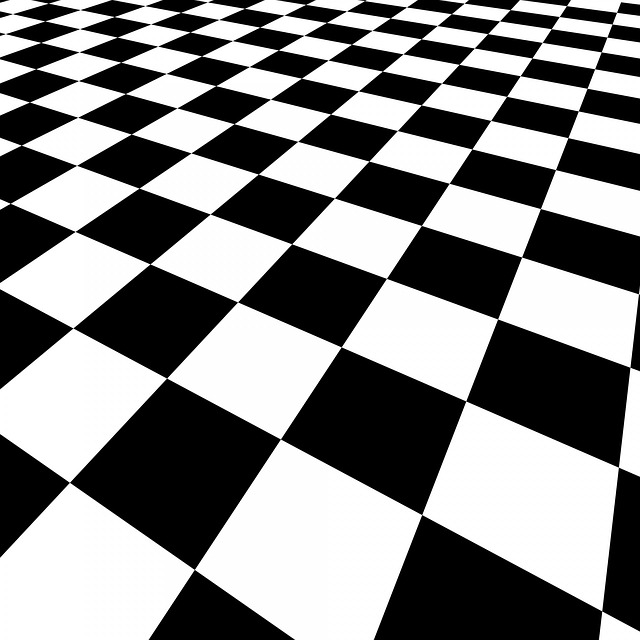
%> input picture Processamento Digital de Imagens/Exemplos_Professor/Exemplo_Segmentacao_5.jpg, 640 x 640 px
$ octave Exemplo_Segmentacao_5.m   (GNU Octave 9; MATLAB toolbox functions it lacks are replaced by stand-ins)
%> lines starting %> are read from the running program, lines starting %| are printed output that depends on the picture; in (x1, y1, x2, y2) boxes, pixels count from 0 and x2, y2 are one past the last pixel; in counts of white or black regions, pixels touching at a corner belong together; the program's own positions count from 1
clear all;
clc;

a=imread('Exemplo_Segmentacao_5.jpg');
%> a is the input picture: size 640x640x3 uint8; min 0, max 255, mean 133.1
b  = rgb2gray(a);
c = edge(b,'canny');
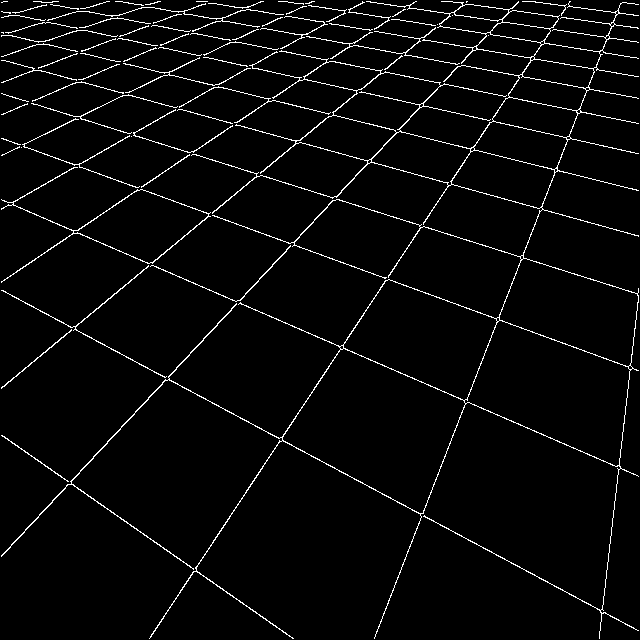
%> c: size 640x640 logical; 3.5% white in thin lines or dots

se=strel('square', 3);
c = imdilate(c,se);
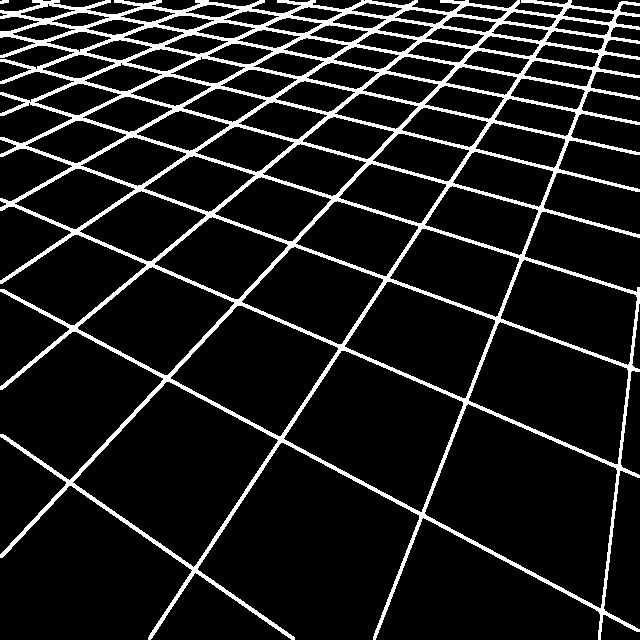
%> c: size 640x640 logical; 11.4% white; 2 white regions, box (x1, y1, x2, y2) and area: (0, 0, 640, 640) 46481, (0, 0, 9, 4) 29

[H,T,R] = hough(c);
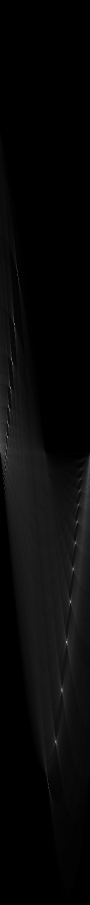
%> H: size 1809x180 double (shown at 1/2 size); min 0, max 764, mean 25.7; drawn with min black and max white
%> T = 180 values from -90 to 89; R = 1809 values from -904 to 904
P  = houghpeaks(H,5,'threshold',ceil(0.3*max(H(:))));
%> P = [1284 134; 649 29; 1484 112; 776 21; 875 15]

lines = houghlines(c,T,R,P,'FillGap',5,'MinLength',7);
%> lines = 4 lines; point1 to point2 (x, y): (1, 556) to (519, 1), (1, 291) to (640, 631), (1, 138) to (640, 371), (1, 32) to (640, 191)
figure;
subplot(1,3,1);
imshow(a);
title('Original');

subplot(1,3,2);
imshow(c);
title('Canny');

subplot(1,3,3);
imshow(c);
title('Hough');
hold;
max_len = 0;
for k = 1:length(lines)
   xy = [lines(k).point1; lines(k).point2];
   plot(xy(:,1),xy(:,2),'LineWidth',2,'Color','green');

   % Plot beginnings and ends of lines
   plot(xy(1,1),xy(1,2),'x','LineWidth',2,'Color','yellow');
   plot(xy(2,1),xy(2,2),'x','LineWidth',2,'Color','red');

   % Determine the endpoints of the longest line segment
   len = norm(lines(k).point1 - lines(k).point2);
   if ( len > max_len)
      max_len = len;
      xy_long = xy;
   end
end
%> this loop made 4 passes
%> (len, max_len, xy_long) on pass 1: (759.2, 759.2, [1 556; 519 1])
%> (xy, len) on passes 2 to 4: ([1 291; 640 631], 723.8), ([1 138; 640 371], 680.2), ([1 32; 640 191], 658.5)
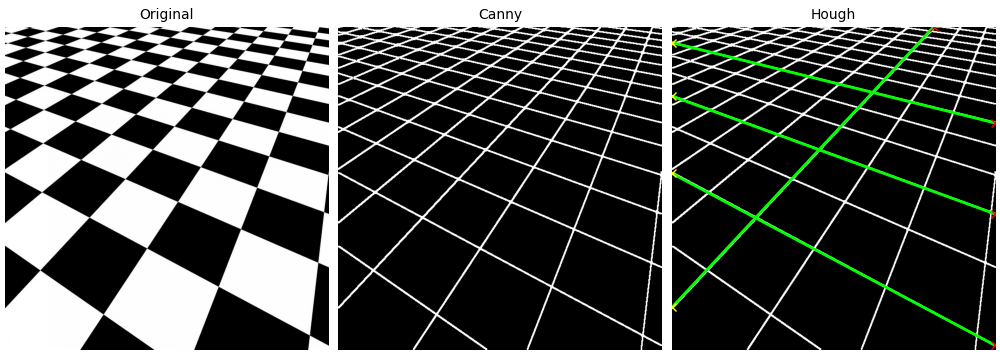
%> figure redrawn from the program's plot data, 3 panels

$ run again, with Processamento Digital de Imagens/Exemplos_Professor/Exemplo_Segmentacao_0.jpg copied over Processamento Digital de Imagens/Exemplos_Professor/Exemplo_Segmentacao_5.jpg
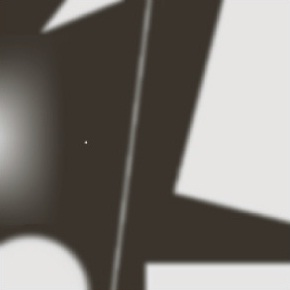
%> input picture Processamento Digital de Imagens/Exemplos_Professor/Exemplo_Segmentacao_0.jpg, 290 x 290 px
%> a is the input picture: size 290x290x3 uint8; mean R, G, B 122.1, 117.7, 112.3
%> `c = edge(b,'canny');`:
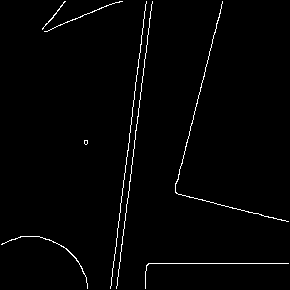
%> c: size 290x290 logical; 1.6% white in thin lines or dots
%> T = 180 values from -90 to 89; R = 819 values from -409 to 409
%> P = [560 98; 626 105; 151 2; 266 15; 563 101]
%> lines = 39 lines; longest, point1 to point2 (x, y): (148, 263) to (290, 265), (175, 193) to (290, 221), (123, 180) to (132, 182), (113, 262) to (122, 262), (118, 275) to (118, 283), (124, 226) to (124, 234)
%> the loop `for k = 1:length(lines)` made 39 passes
%> (len, max_len, xy_long) on passes 1, 2, 36, 37: (7, 7, [117 283; 117 290]), (8, 8, [118 275; 118 283]), (9, 9, [113 262; 122 262]), (142, 142, [148 263; 290 265])
%> after the loop `for k = 1:length(lines)`:
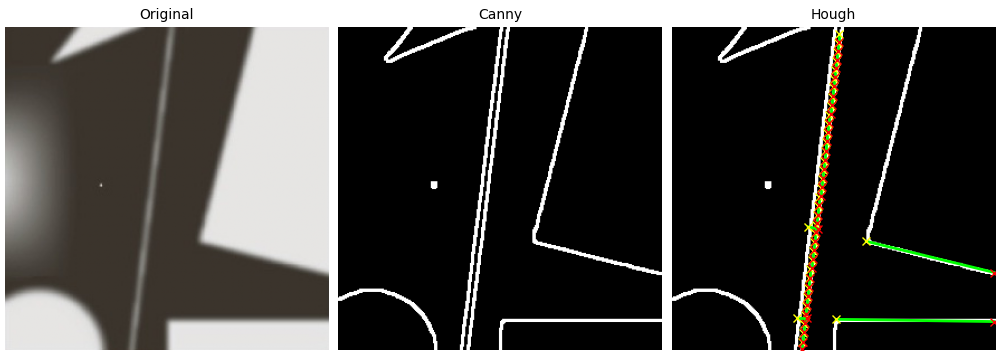
%> figure redrawn from the program's plot data, 3 panels

$ run again, with Processamento Digital de Imagens/Exemplos_Professor/Exemplo_Segmentacao_10.jpg copied over Processamento Digital de Imagens/Exemplos_Professor/Exemplo_Segmentacao_5.jpg
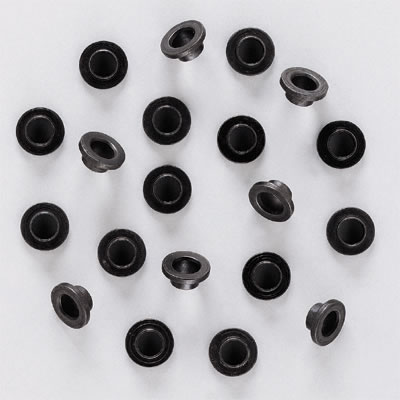
%> input picture Processamento Digital de Imagens/Exemplos_Professor/Exemplo_Segmentacao_10.jpg, 400 x 400 px
%> a is the input picture: size 400x400x3 uint8; mean R, G, B 178.6, 177.4, 180.8
%> `c = edge(b,'canny');`:
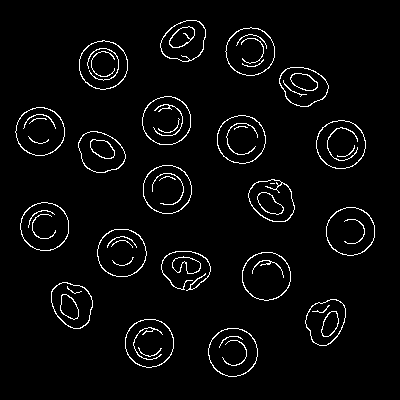
%> c: size 400x400 logical; 3.5% white in thin lines or dots, all inside (x1, y1, x2, y2) = (15, 20, 375, 377)
%> T = 180 values from -90 to 89; R = 1131 values from -565 to 565
%> P = [826 136; 574 46; 710 177; 840 136; 476 25]
%> lines = 26 lines; longest, point1 to point2 (x, y): (193, 196) to (174, 215), (256, 213) to (279, 223), (35, 115) to (56, 124), (177, 166) to (192, 181), (143, 131) to (157, 145), (165, 173) to (183, 181)
%> the loop `for k = 1:length(lines)` made 26 passes
%> (len, max_len, xy_long) on passes 1, 2, 5, 6, 20: (11.31, 11.31, [55 314; 63 306]), (19.1, 19.1, [70 299; 84 286]), (19.8, 19.8, [143 131; 157 145]), (21.21, 21.21, [177 166; 192 181]), (26.87, 26.87, [193 196; 174 215])
%> after the loop `for k = 1:length(lines)`:
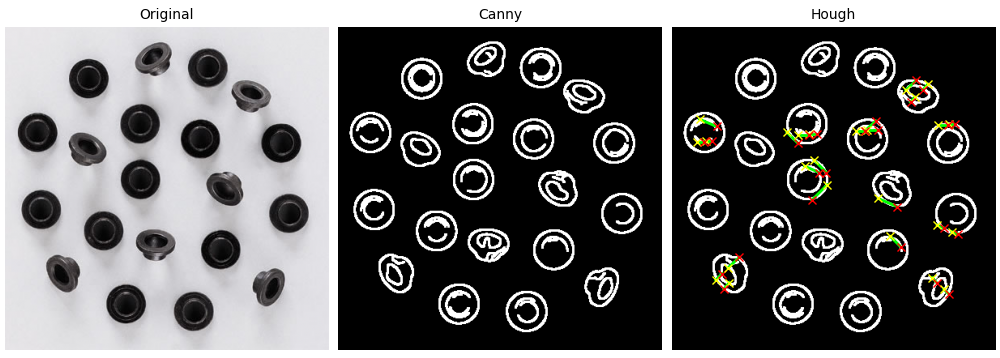
%> figure redrawn from the program's plot data, 3 panels
